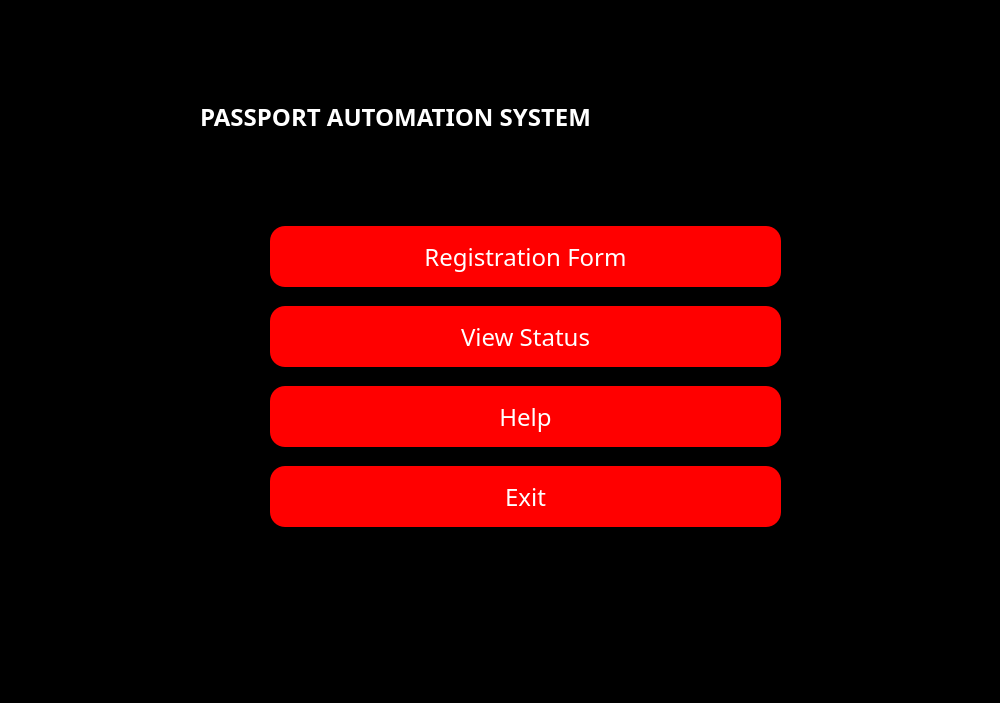
<?xml version="1.0" encoding="UTF-8"?>
<ui version="4.0">
 <class>MainWindow</class>
 <widget class="QMainWindow" name="MainWindow">
  <property name="geometry">
   <rect>
    <x>0</x>
    <y>0</y>
    <width>1000</width>
    <height>703</height>
   </rect>
  </property>
  <property name="windowTitle">
   <string>MainWindow</string>
  </property>
  <property name="styleSheet">
   <string notr="true">*{
background:rgba;
font-family:century gothic;
font-size:18px;
border:none;
}
QFrame
{
background:rgba;
}
QPushButton
{
border-radius:60px;
}
QLabel
{
color:white;
background:transparent;
}
QPushButton
{
color:white;
border-radius:15px;
}
QLineEdit
{
background:transparent;
border:none;
color:#717072;
border-bottom:1px solid #717072
}
QToolBox{
font-color:white;
background-color:rgb(24,24,36);
text-align:left;
}
QToolBox::tab{
font-color:white;
border-radius:5px;
background-color:rgb(17,16,26);
text-align:left;
}</string>
  </property>
  <widget class="QWidget" name="centralwidget">
   <property name="styleSheet">
    <string notr="true"/>
   </property>
   <layout class="QHBoxLayout" name="horizontalLayout">
    <property name="spacing">
     <number>0</number>
    </property>
    <property name="leftMargin">
     <number>0</number>
    </property>
    <property name="topMargin">
     <number>0</number>
    </property>
    <property name="rightMargin">
     <number>0</number>
    </property>
    <property name="bottomMargin">
     <number>0</number>
    </property>
    <item>
     <widget class="QFrame" name="main_body">
      <property name="styleSheet">
       <string notr="true"/>
      </property>
      <property name="frameShape">
       <enum>QFrame::StyledPanel</enum>
      </property>
      <property name="frameShadow">
       <enum>QFrame::Raised</enum>
      </property>
      <layout class="QVBoxLayout" name="verticalLayout">
       <property name="spacing">
        <number>0</number>
       </property>
       <property name="leftMargin">
        <number>0</number>
       </property>
       <property name="topMargin">
        <number>0</number>
       </property>
       <property name="rightMargin">
        <number>0</number>
       </property>
       <property name="bottomMargin">
        <number>0</number>
       </property>
       <item>
        <widget class="QFrame" name="header">
         <property name="sizePolicy">
          <sizepolicy hsizetype="Preferred" vsizetype="Preferred">
           <horstretch>0</horstretch>
           <verstretch>0</verstretch>
          </sizepolicy>
         </property>
         <property name="styleSheet">
          <string notr="true"/>
         </property>
         <property name="frameShape">
          <enum>QFrame::StyledPanel</enum>
         </property>
         <property name="frameShadow">
          <enum>QFrame::Plain</enum>
         </property>
         <layout class="QHBoxLayout" name="horizontalLayout_2">
          <property name="spacing">
           <number>0</number>
          </property>
          <property name="leftMargin">
           <number>0</number>
          </property>
          <property name="topMargin">
           <number>0</number>
          </property>
          <property name="rightMargin">
           <number>0</number>
          </property>
          <property name="bottomMargin">
           <number>0</number>
          </property>
          <item alignment="Qt::AlignLeft|Qt::AlignTop">
           <widget class="QFrame" name="frame_3">
            <property name="sizePolicy">
             <sizepolicy hsizetype="Preferred" vsizetype="Preferred">
              <horstretch>0</horstretch>
              <verstretch>0</verstretch>
             </sizepolicy>
            </property>
            <property name="autoFillBackground">
             <bool>false</bool>
            </property>
            <property name="frameShape">
             <enum>QFrame::StyledPanel</enum>
            </property>
            <property name="frameShadow">
             <enum>QFrame::Plain</enum>
            </property>
            <layout class="QHBoxLayout" name="horizontalLayout_5">
             <property name="spacing">
              <number>0</number>
             </property>
             <property name="leftMargin">
              <number>0</number>
             </property>
             <property name="topMargin">
              <number>0</number>
             </property>
             <property name="rightMargin">
              <number>0</number>
             </property>
             <property name="bottomMargin">
              <number>0</number>
             </property>
            </layout>
           </widget>
          </item>
          <item alignment="Qt::AlignTop">
           <widget class="QFrame" name="frame_5">
            <property name="frameShape">
             <enum>QFrame::StyledPanel</enum>
            </property>
            <property name="frameShadow">
             <enum>QFrame::Plain</enum>
            </property>
            <layout class="QHBoxLayout" name="horizontalLayout_4">
             <property name="spacing">
              <number>0</number>
             </property>
             <property name="leftMargin">
              <number>0</number>
             </property>
             <property name="topMargin">
              <number>0</number>
             </property>
             <property name="rightMargin">
              <number>0</number>
             </property>
             <property name="bottomMargin">
              <number>0</number>
             </property>
            </layout>
           </widget>
          </item>
          <item alignment="Qt::AlignRight|Qt::AlignTop">
           <widget class="QFrame" name="frame_4">
            <property name="frameShape">
             <enum>QFrame::StyledPanel</enum>
            </property>
            <property name="frameShadow">
             <enum>QFrame::Plain</enum>
            </property>
            <layout class="QHBoxLayout" name="horizontalLayout_3">
             <property name="spacing">
              <number>0</number>
             </property>
             <property name="leftMargin">
              <number>0</number>
             </property>
             <property name="topMargin">
              <number>0</number>
             </property>
             <property name="rightMargin">
              <number>0</number>
             </property>
             <property name="bottomMargin">
              <number>0</number>
             </property>
             <item>
              <widget class="QPushButton" name="pushButton_3">
               <property name="styleSheet">
                <string notr="true"/>
               </property>
               <property name="text">
                <string/>
               </property>
               <property name="icon">
                <iconset>
                 <normaloff>:/icons/minimize-2.svg</normaloff>:/icons/minimize-2.svg</iconset>
               </property>
              </widget>
             </item>
             <item>
              <widget class="QPushButton" name="pushButton_2">
               <property name="styleSheet">
                <string notr="true"/>
               </property>
               <property name="text">
                <string/>
               </property>
               <property name="icon">
                <iconset>
                 <normaloff>:/icons/maximize-2.svg</normaloff>:/icons/maximize-2.svg</iconset>
               </property>
              </widget>
             </item>
             <item>
              <widget class="QPushButton" name="pushButton">
               <property name="styleSheet">
                <string notr="true"/>
               </property>
               <property name="text">
                <string/>
               </property>
               <property name="icon">
                <iconset>
                 <normaloff>:/icons/x.svg</normaloff>:/icons/x.svg</iconset>
               </property>
              </widget>
             </item>
            </layout>
           </widget>
          </item>
         </layout>
        </widget>
       </item>
       <item>
        <widget class="QFrame" name="mainbody">
         <property name="sizePolicy">
          <sizepolicy hsizetype="Preferred" vsizetype="Expanding">
           <horstretch>0</horstretch>
           <verstretch>0</verstretch>
          </sizepolicy>
         </property>
         <property name="styleSheet">
          <string notr="true">*{
background:rgba;
font-family:century gothic;
font-size:24px;
}
QFrame
{
background:rgba;
border-radius:15px
}
QPushButton
{
background:red;
border-radius:60px;
}
QToolButton
{
background:red;
border-radius:60px;
}
QLabel
{
color:white;
background:transparent;
}
QPushButton
{
color:white;
border-radius:15px;
}
QPushButton:hover
{
color:#333;
border-radius:15px;
background:#49ebff;
}
QLineEdit
{
background:transparent;
border:none;
color:#717072;
border-bottom:1px solid #717072
}
</string>
         </property>
         <property name="frameShape">
          <enum>QFrame::StyledPanel</enum>
         </property>
         <property name="frameShadow">
          <enum>QFrame::Plain</enum>
         </property>
         <widget class="QLabel" name="label">
          <property name="geometry">
           <rect>
            <x>200</x>
            <y>70</y>
            <width>621</width>
            <height>41</height>
           </rect>
          </property>
          <property name="font">
           <font>
            <family>century gothic</family>
            <pointsize>-1</pointsize>
            <weight>75</weight>
            <bold>true</bold>
           </font>
          </property>
          <property name="styleSheet">
           <string notr="true">QLabel{
color:red;
font-weight: bold;
font-size: 40px;
};</string>
          </property>
          <property name="text">
           <string>PASSPORT AUTOMATION SYSTEM</string>
          </property>
         </widget>
         <widget class="QToolButton" name="toolButton">
          <property name="geometry">
           <rect>
            <x>840</x>
            <y>40</y>
            <width>131</width>
            <height>91</height>
           </rect>
          </property>
          <property name="styleSheet">
           <string notr="true">QToolButton
{
background:black;
}</string>
          </property>
          <property name="text">
           <string/>
          </property>
          <property name="icon">
           <iconset>
            <normaloff>pass1.png</normaloff>pass1.png</iconset>
          </property>
          <property name="iconSize">
           <size>
            <width>360</width>
            <height>360</height>
           </size>
          </property>
         </widget>
         <widget class="QPushButton" name="register_2">
          <property name="geometry">
           <rect>
            <x>270</x>
            <y>200</y>
            <width>511</width>
            <height>61</height>
           </rect>
          </property>
          <property name="styleSheet">
           <string notr="true">QPushButton{
font-weight: bold;
font-size: 30px;
};</string>
          </property>
          <property name="text">
           <string>Registration Form</string>
          </property>
         </widget>
         <widget class="QPushButton" name="view_status">
          <property name="geometry">
           <rect>
            <x>270</x>
            <y>280</y>
            <width>511</width>
            <height>61</height>
           </rect>
          </property>
          <property name="styleSheet">
           <string notr="true">QPushButton{
font-weight: bold;
font-size: 30px;
};</string>
          </property>
          <property name="text">
           <string>View Status</string>
          </property>
         </widget>
         <widget class="QPushButton" name="help">
          <property name="geometry">
           <rect>
            <x>270</x>
            <y>360</y>
            <width>511</width>
            <height>61</height>
           </rect>
          </property>
          <property name="styleSheet">
           <string notr="true">QPushButton{
font-weight: bold;
font-size: 30px;
};</string>
          </property>
          <property name="text">
           <string>Help</string>
          </property>
         </widget>
         <widget class="QPushButton" name="exit">
          <property name="geometry">
           <rect>
            <x>270</x>
            <y>440</y>
            <width>511</width>
            <height>61</height>
           </rect>
          </property>
          <property name="styleSheet">
           <string notr="true">QPushButton{
font-weight: bold;
font-size: 30px;
};</string>
          </property>
          <property name="text">
           <string>Exit</string>
          </property>
         </widget>
        </widget>
       </item>
      </layout>
     </widget>
    </item>
   </layout>
  </widget>
 </widget>
 <resources>
  <include location="interface.ui"/>
  <include location="source.qrc.txt"/>
 </resources>
 <connections/>
</ui>
